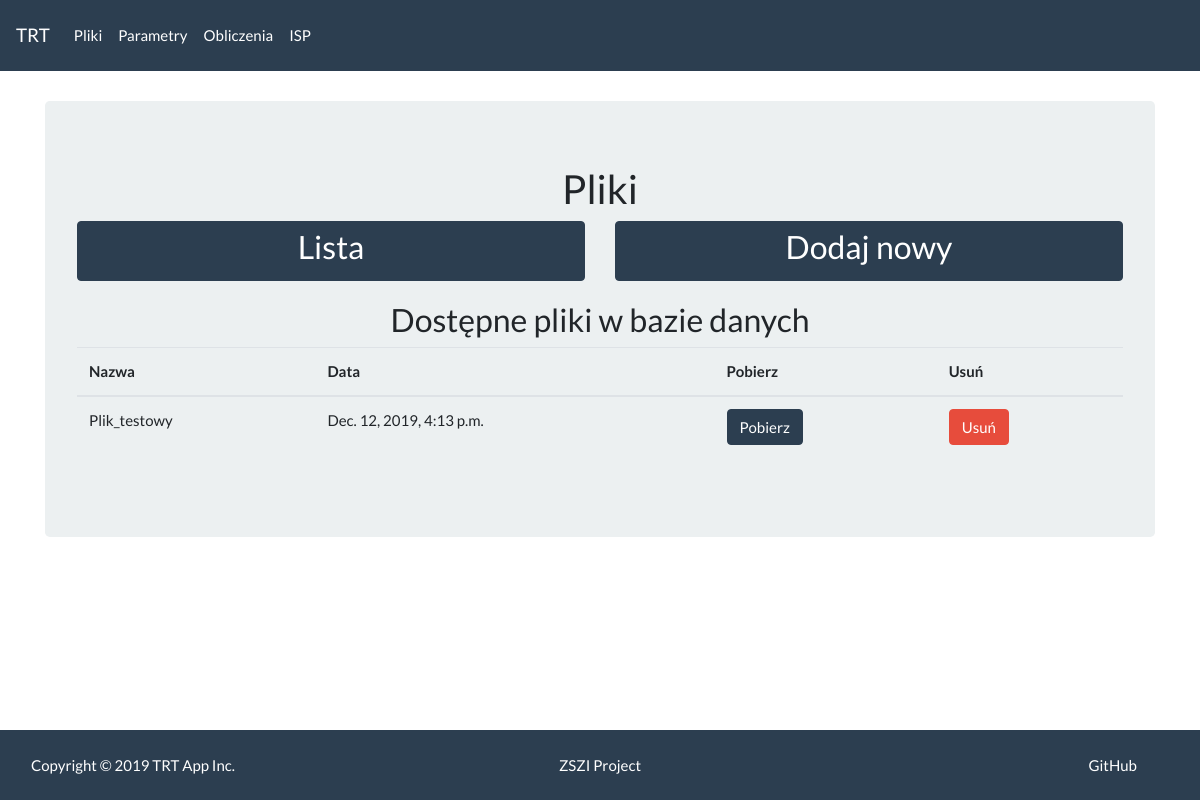
Page /trt/files_list on the earlier database version.
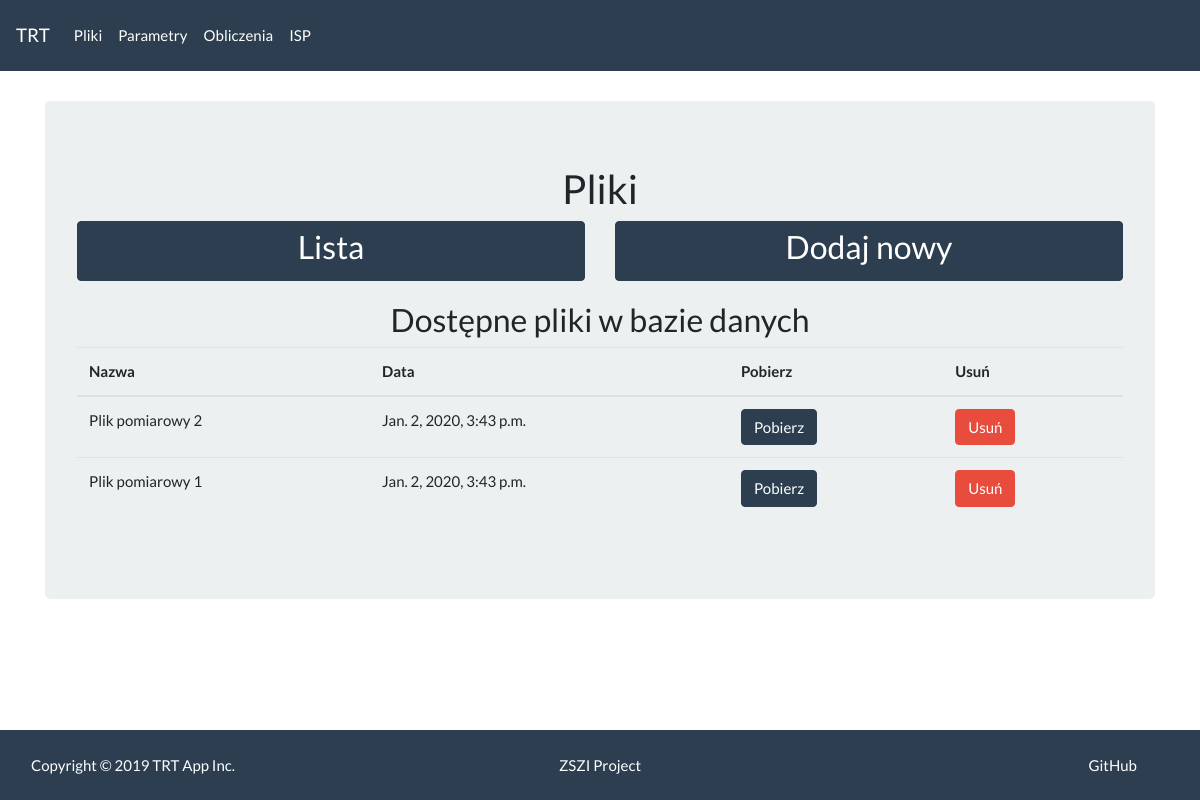
Same page on the later database version.
### main/models.py (models this page shows, shortened)
class UploadedFile(models.Model):
    file_name = models.CharField(max_length=100)
    file_object = models.FileField(upload_to='files')
    upload_date = models.DateTimeField(auto_now_add=True)
    file_desc = models.TextField(max_length=2000, default='')
    file_tag = models.CharField(max_length=20, default='ZSZI')

### main/views.py (the view)
# urls.py: path('trt/files_list', views.files_list_view, name='files_list'),
def files_list_view(request):
    uploaded_files = UploadedFile.objects.all().order_by('-upload_date')
    return render(request, 'main/files_list.html', {
        'files': uploaded_files,
    })

### main/templates/main/files_list.html (shortened to what this page needs)
{% extends "main/files_wrapper.html" %}
{% block files %}
<h3 class="text-center">Dostępne pliki w bazie danych</h3>
<table class="table table-hover">
    <thead>
        <tr class="table">
            <th>Nazwa</th>
            <th>Data</th>
            <th>Pobierz</th>
            <th>Usuń</th>
        </tr>
    </thead>
    <tbody>
        {% for file in files %}
        <tr class="table">
            <td>{{ file.file_name }}</td>
            <td> {{ file.upload_date }}</td>
            <td>
                <a href="{{ file.file_object.url }}" class="btn btn-primary bt-sm" data-toggle="tooltip" data-placement="top" title="Pobierz plik" target="_blank">Pobierz</a>
            </td>
            <td>
                <form action="{% url 'main:delete_file' file.pk %}" method="post">
                    <button type="submit" class="btn btn-danger bt-sm" data-toggle="tooltip" data-placement="top" title="Usuń plik z serwera">Usuń</button>
                </form>
            </td>
        </tr>
        {% endfor %}
    </tbody>
</table>
{% endblock %}

Differences in the rows shown:
removed UploadedFile: file_name "Plik_testowy", upload_date "Dec. 12, 2019, 4:13 p.m."
added UploadedFile: file_name "Plik pomiarowy 2", upload_date "Jan. 2, 2020, 3:43 p.m."
added UploadedFile: file_name "Plik pomiarowy 1", upload_date "Jan. 2, 2020, 3:43 p.m."
